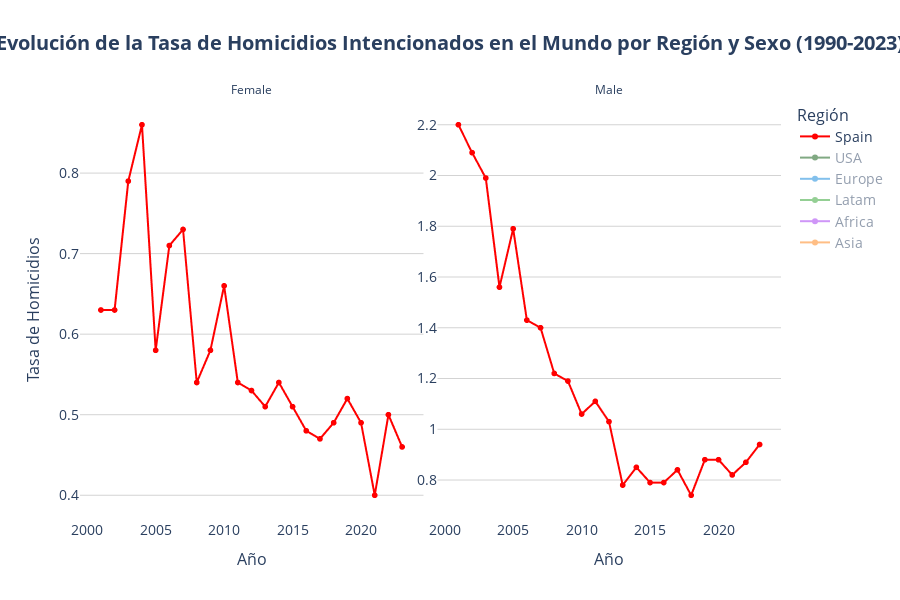

The code cell stored with this chart in its notebook:
### Code cell
time_series_plot(
    df = df_time_series['country'],
    x='Year',
    y='homicides_rate',
    line_group='Country',
    facet_col='Sex',
    color='Region_2',
    default_visible_name='Spain',
    title='Evolución de la Tasa de Homicidios Intencionados en el Mundo por Región y Sexo (1990-2023)',
    hover_data=HOVER_DATA['time_series_country'],
    labels=LABELS['time_series'],
    hovertemplate=HOVER_TEMPLATES['time_series_country'],
    color_discrete_map=COLOR_MAP['Region_2'],
    category_orders=CATEGORY_ORDERS,
    plot_save_path=os.path.join(PROJECT_PATH, 'plots', PLOT_FILENAME['time_series']),
    show=True
)
